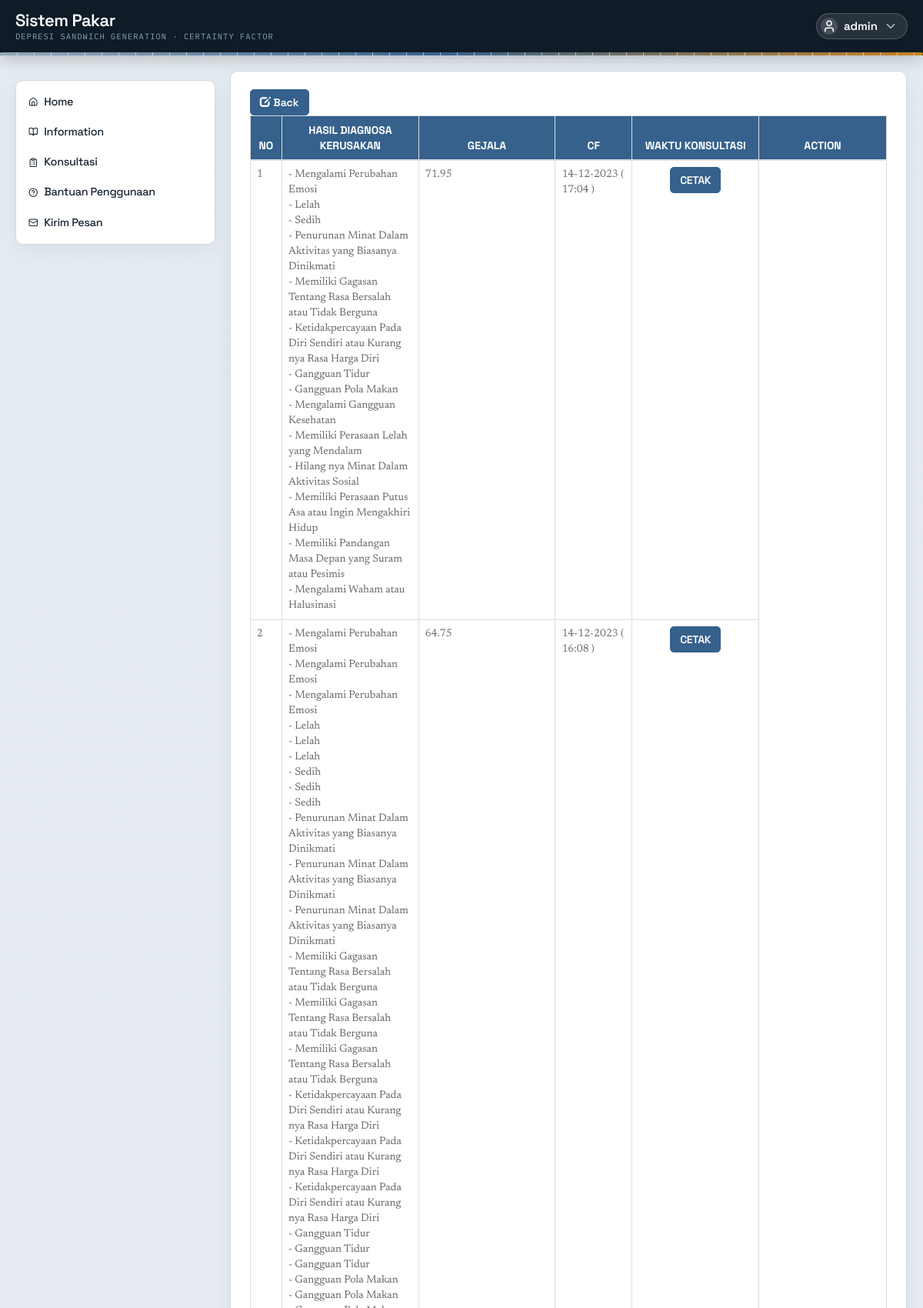
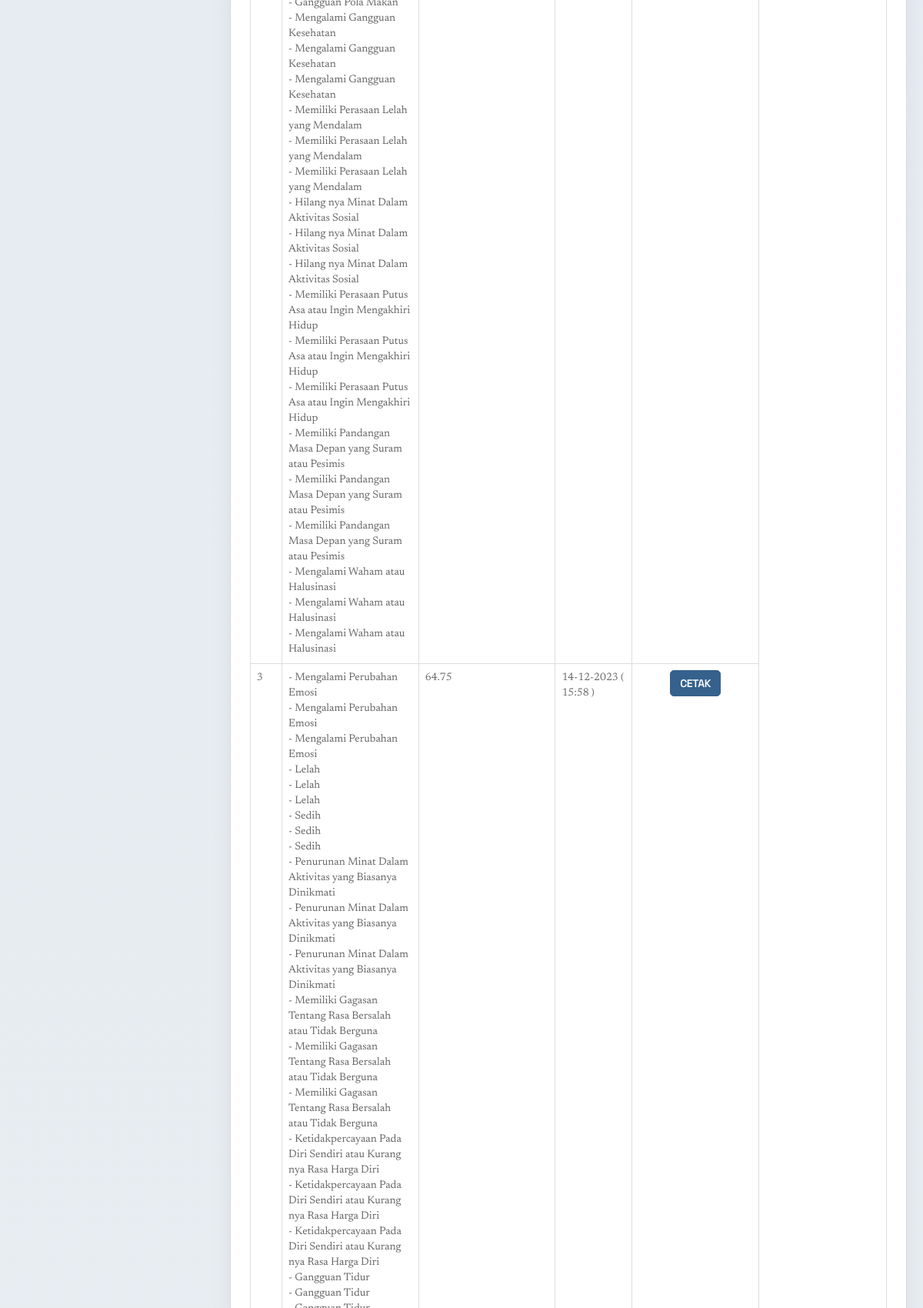
Page /?r=hasilkonsul (signed in, upper part) on the committed database (2 pictures, top to bottom).
### tables this page shows
CREATE TABLE `member` (
  `id_member` int(11) NOT NULL,
  `nama` varchar(15) NOT NULL,
  `jk` varchar(6) NOT NULL,
  `alamat` text NOT NULL,
  `tgl_lahir` date NOT NULL DEFAULT '0000-00-00',
  `username` varchar(15) NOT NULL,
  `password` varchar(20) NOT NULL
);

CREATE TABLE `hasil_konsultasi` (
  `id_hasilkonsultasi` int(11) NOT NULL,
  `no_konsul` int(11) NOT NULL,
  `id_member` int(11) NOT NULL,
  `kd_penyakit` varchar(5) NOT NULL,
  `cf1` double NOT NULL,
  `cf2` double NOT NULL,
  `cf3` double NOT NULL,
  `cf4` double NOT NULL,
  `max` double NOT NULL,
  `waktu` datetime NOT NULL
);

### modules/menuplus/hasilkonsul.php (the view, shortened to what this page needs)
<?php
$mysqli = new mysqli(getenv("DB_HOST") ?: "localhost", "root", "", "cf_depresi");
$sqlm = $mysqli->query("select * from member where username='$_SESSION[usermbr]'");
$rm = $sqlm->fetch_assoc();
$sqlh = $mysqli->query("select * from hasil_konsultasi where id_member='$rm[id_member]' order by no_konsul desc");
?>
<div>
    <a href='?r=hasilkonsultasi' class='btn btn-success'><span class='glyphicon glyphicon-edit'></span> Back</a>
</div>
<div class="table-responsive">
    <table class="table table-hover table-sm table-bordered">
        <thead id="thpo">
            <tr id='thpo'>
                <th width='5%' class="text-center">NO</th>
                <th class="text-center">HASIL DIAGNOSA KERUSAKAN</th>
                <th class="text-center">GEJALA</th>
                <th class="text-center">CF</th>
                <th width='20%' class="text-center">WAKTU KONSULTASI</th>
                <th width='20%' class="text-center">ACTION</th>
            </tr>
        </thead>
        <tbody class="">
            <?php
            $no = 1;
            while ($rh = $sqlh->fetch_assoc()) {
                $tgl = substr($rh["waktu"], 8, 2);
                $bln = substr($rh["waktu"], 5, 2);
                $thn = substr($rh["waktu"], 0, 4);
                $jam = substr($rh["waktu"], 11, 5);
                $cekmax = $rh['max'];
                if ($cekmax > 0) {
                    $sqlhg = $mysqli->query("select * from hasil_konsultasi,konsultasi where hasil_konsultasi.no_konsul=konsultasi.no_konsul
      and hasil_konsultasi.no_konsul='$rh[no_konsul]'
      and konsultasi.no_konsul='$rh[no_konsul]'");
                    $gejala = array();
                    while ($rhg = $sqlhg->fetch_assoc()) {
                        $namagejala = $mysqli->query("select * from gejala where kd_gejala='$rhg[kd_gejala]'");
                        $rng = $namagejala->fetch_assoc();
                        $gejala[] = $rng['nama_gejala'];
                    }
                    echo "<tr>
    <td >$no</td>
    <td>- " . implode('<br>- ', $gejala) . "</td>
    <td>$rh[max]</td>
    <td>$tgl-$bln-$thn    ( $jam )</td>
    <td align='center'><a href='cetak.php?&no_konsul=$rh[no_konsul]' target='_blank'><button type='button' id='' class='btn btn-info'> CETAK</button></a>
    </td>
  </tr>";
                    $no++;
                } else {
                    $no++;
                }
            }
            ?>
        </tbody>
    </table>
</div>

### header.php (shortened to what this page needs)
<header class="sticky top-0 z-[200] bg-deep shadow-[0_4px_20px_rgba(0,0,0,0.22)]">
    <div class="max-w-[1280px] mx-auto px-8 py-5 flex items-center justify-between gap-5 flex-wrap box-border">
        <a href="?r=home" class="flex flex-col no-underline">
            <span class="font-display text-[22px] font-semibold text-white leading-tight tracking-tight">Sistem Pakar</span>
            <span class="font-mono text-[10.5px] text-[#8ba3b5] tracking-[1px] uppercase">Depresi Sandwich Generation &middot; Certainty Factor</span>
        </a>
        <?php
        include "koneksi.php";
        if (!empty($_SESSION["usermbr"]) && !empty($_SESSION["passmbr"])) {
            $sqlm = mysqli_query($con, "SELECT * FROM member WHERE username='$_SESSION[usermbr]'");
            $rm = mysqli_fetch_array($sqlm);
            $sqlc = mysqli_query($con, "SELECT * FROM balas_pesan WHERE id_member='$rm[id_member]' AND status='notyet'");
            $rc = mysqli_num_rows($sqlc);
            echo "<div class='dropdown relative p-0'>
                <a id='a-memberkananatas' href='#' class='dropdown-toggle flex items-center gap-3 text-white font-display font-semibold text-[15px] pl-2 pr-5 py-2 rounded-full bg-white/10 border border-white/20 hover:bg-white/20' data-toggle='dropdown'>
                    <span class='w-9 h-9 rounded-full bg-white/15 flex items-center justify-center shrink-0'><i data-lucide='user' class='w-[18px] h-[18px]'></i></span>
                    $rm[nama]
                    <i data-lucide='chevron-down' class='w-[18px] h-[18px] opacity-70'></i>
                </a>
                            <span class='font-display font-semibold text-[14px] text-ink leading-tight truncate'>$rm[nama]</span>
                        " . ($rc > 0 ? " $rc" : "") . "
            </div>";
        }
        ?>
    </div>
    <div class="cf-scale cf-scale--thin"></div>
</header>

### style.css (style rules this page uses)
.dropdown { padding:4px 15px;float:right; }
td { color:#666666; }
a { text-decoration: none; }

### rows in the picture
member: nama "admin"
hasil_konsultasi: gejala "Mengalami Perubahan Emosi - Lelah - Sedih - Penurunan Minat Dalam Aktivitas yang Biasanya Dinikmati - Memiliki Gagasan Tentang Rasa Bersalah atau Tidak Berguna - Ketidakpercayaan Pada Diri Sendiri atau Kurang nya Rasa Harga Diri - Gangguan Tidur - Gangguan Pola Makan - Mengalami Gangguan Kesehatan - Memiliki Perasaan Lelah yang Mendalam - Hilang nya Minat Dalam Aktivitas Sosial - Memiliki Perasaan Putus Asa atau Ingin Mengakhiri Hidup - Memiliki Pandangan Masa Depan yang Suram atau Pesimis - Mengalami Waham atau Halusinasi", max "71.95", waktu "14", waktu "12", waktu "2023", waktu "17:04"
hasil_konsultasi: gejala "Mengalami Perubahan Emosi - Mengalami Perubahan Emosi - Mengalami Perubahan Emosi - Lelah - Lelah - Lelah - Sedih - Sedih - Sedih - Penurunan Minat Dalam Aktivitas yang Biasanya Dinikmati - Penurunan Minat Dalam Aktivitas yang Biasanya Dinikmati - Penurunan Minat Dalam Aktivitas yang Biasanya Dinikmati - Memiliki Gagasan Tentang Rasa Bersalah atau Tidak Berguna - Memiliki Gagasan Tentang Rasa Bersalah atau Tidak Berguna - Memiliki Gagasan Tentang Rasa Bersalah atau Tidak Berguna - Ketidakpercayaan Pada Diri Sendiri atau Kurang nya Rasa Harga Diri - Ketidakpercayaan Pada Diri Sendiri atau Kurang nya Rasa Harga Diri - Ketidakpercayaan Pada Diri Sendiri atau Kurang nya Rasa Harga Diri -…", max "64.75", waktu "14", waktu "12", waktu "2023", waktu "16:08"
hasil_konsultasi: gejala "Mengalami Perubahan Emosi - Mengalami Perubahan Emosi - Mengalami Perubahan Emosi - Lelah - Lelah - Lelah - Sedih - Sedih - Sedih - Penurunan Minat Dalam Aktivitas yang Biasanya Dinikmati - Penurunan Minat Dalam Aktivitas yang Biasanya Dinikmati - Penurunan Minat Dalam Aktivitas yang Biasanya Dinikmati - Memiliki Gagasan Tentang Rasa Bersalah atau Tidak Berguna - Memiliki Gagasan Tentang Rasa Bersalah atau Tidak Berguna - Memiliki Gagasan Tentang Rasa Bersalah atau Tidak Berguna - Ketidakpercayaan Pada Diri Sendiri atau Kurang nya Rasa Harga Diri - Ketidakpercayaan Pada Diri Sendiri atau Kurang nya Rasa Harga Diri - Ketidakpercayaan Pada Diri Sendiri atau Kurang nya Rasa Harga Diri -…", max "64.75", waktu "14", waktu "12", waktu "2023", waktu "15:58"
